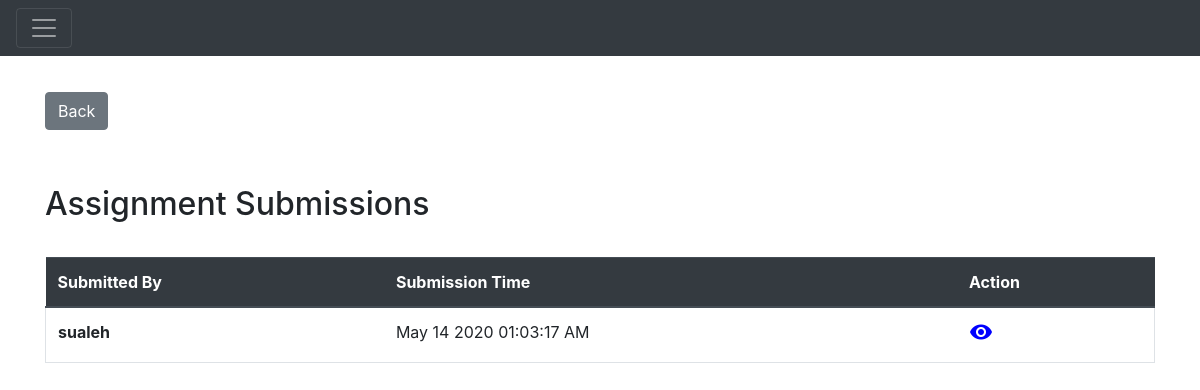
Before: /assignmentSubmission/1 (signed in) with the older database file.
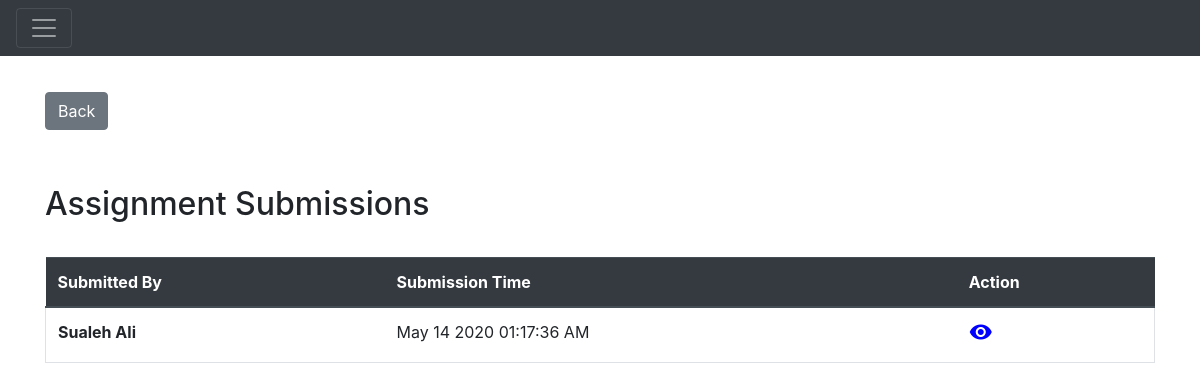
After: the same page with the newer database file.
### Application/models.py (models this page shows)
class AssignmentSubmission(db.Model):
    __tablename__ = "assignment_submissions"
    assignmentSubmissionId = db.Column(
        db.Integer,
        primary_key=True,
        autoincrement=True
    )
    submissionTime = db.Column(db.DateTime, default=datetime.datetime.utcnow())
    assignmentId = db.Column(db.Integer, db.ForeignKey('assignments.assignmentId'))
    assignment = relationship("Assignment")
    assignmentGrade = db.Column(db.String(20))
    userId = db.Column(db.Integer, db.ForeignKey('users.userId'))
    user = relationship("User")
    comment = db.Column(db.String(500))
    gradeReceived = db.Column(
        db.String(10)
    )

class User(db.Model):
    __tablename__ = "users"
    userId = db.Column(
        db.Integer,
        primary_key=True,
        autoincrement=True
    )
    name = db.Column(
        db.String(100),
        index=True,
        nullable=False,
    )
    email = db.Column(
        db.String(80),
        index=True,
        unique=True,
        nullable=False
    )
    password = db.Column(
        db.String(255)
    )
    userRole = db.Column(Enum(UserRole))
    orgId = db.Column(db.Integer, db.ForeignKey('organizations.orgId'))
    organization = relationship("Organization")

### Application/assignment_submissions.py (the view)
@app.route('/assignmentSubmission/<id>')
@authenticate
def assignmentSubmission(id):
    assignmentId = escape(id)
    result = models.Assignment.query.filter_by(assignmentId=assignmentId).first()
    enrollments = result.course.enrollments
    enrollmentRole = [e for e in enrollments if e.userId == session['id']][0].enrollmentRole
    print(enrollmentRole)
    isTeacher = (enrollmentRole == models.EnrollmentRole.Teacher)
    submissions = []
    if enrollmentRole == models.EnrollmentRole.Teacher:
        submissions = models.db.session.query(models.AssignmentSubmission)\
            .filter(models.AssignmentSubmission.assignmentId == assignmentId)\
            .all()
    else:
        submissions = models.db.session.query(models.AssignmentSubmission) \
            .filter(models.AssignmentSubmission.assignmentId == assignmentId) \
            .filter(models.AssignmentSubmission.userId == session['id']) \
            .all()
    return render_template('assignment_submission.html', submissions=submissions,
                           enrollmentRole=enrollmentRole, isTeacher=isTeacher, assignmentId=id)

### Application/templates/assignment_submission.html (shortened to what this page needs)
{% extends 'main.html' %}
{% block head %}
{{ super() }}
{% endblock %}
{% block body %}
{{ super() }}
<div class="container" style="margin-top:3%;">
    <a class="btn btn-secondary" href={{url_for('getAssignmentDetailById' ,id=assignmentId) }}>Back</a>
    <div class="page-header" style="margin: 2% 0%; padding: 3% 0% 0% 0%;">
        <h2>Assignment Submissions</h2>
    </div>
        <table class="table" style="margin-top: 3%">
        <thead class="thead-dark">
        <tr>
            <th scope="col">Submitted By</th>
            <th scope="col">Submission Time</th>
            <th scope="col">Action</th>
        </tr>
        </thead>
        <tbody>
        {% for submission in submissions %}
        <tr class="border">
            <th scope="row">{{submission.user.name}}</th>
            <td>{{submission.submissionTime.strftime("%b %d %Y %r")}}</td>
            <td><a href={{ url_for('assignmentSubmissionDetail',id=submission.assignmentSubmissionId) }}
                           >
                <i class="material-icons md-48" style="color:blue;">visibility</i>
                </a>
            </td>
        </tr>
        {% endfor %}
        </tbody>
        </table>
</div>
{% endblock %}

Changed rows visible on the page:
no longer on this page (row edited): AssignmentSubmission: user.name "sualeh", submissionTime "May 14 2020 01:03:17 AM"
now on this page (row edited): AssignmentSubmission: user.name "Sualeh Ali", submissionTime "May 14 2020 01:17:36 AM"
